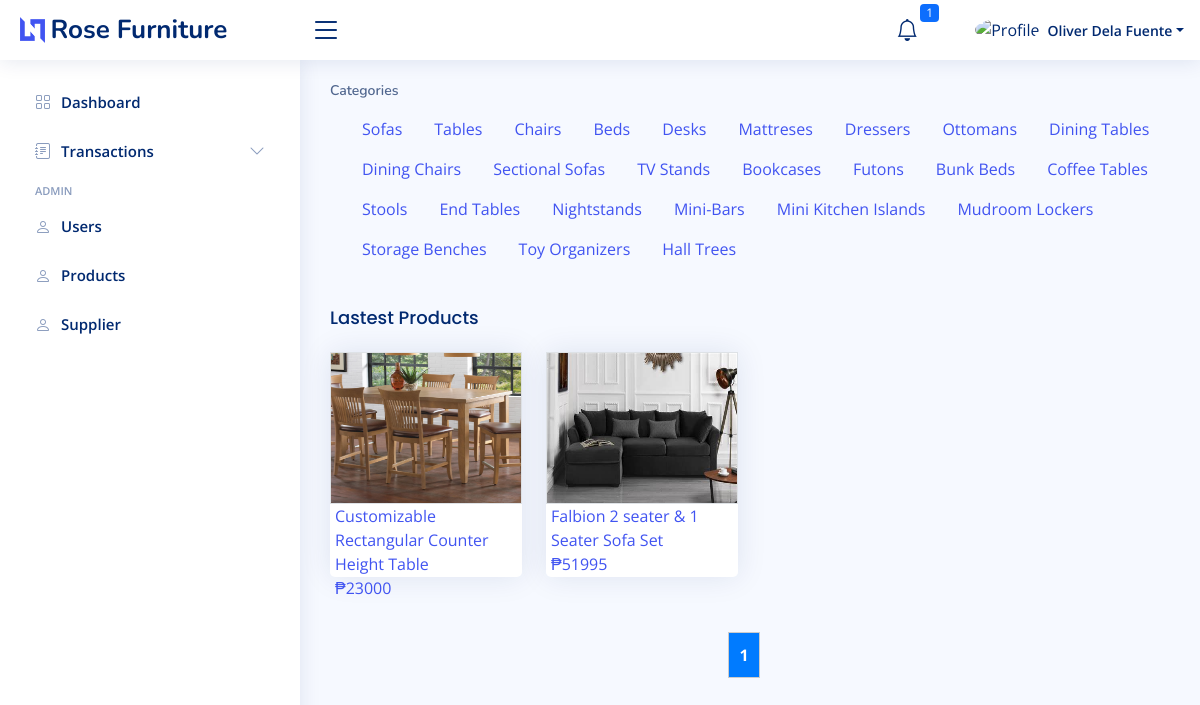
The page /ecommerce/home.php (signed in) on the database its author committed.
### tables this page shows
CREATE TABLE `tbl_users` (
  `user_id` int(11) NOT NULL,
  `first_name` varchar(100) DEFAULT NULL,
  `last_name` varchar(100) DEFAULT NULL,
  `address` varchar(250) DEFAULT NULL,
  `contact_no` varchar(50) DEFAULT NULL,
  `username` varchar(100) DEFAULT NULL,
  `password` varchar(100) DEFAULT NULL,
  `email` varchar(100) DEFAULT NULL,
  `group_code` int(11) DEFAULT NULL,
  `logistic_id` int(11) DEFAULT 0,
  `status` int(11) DEFAULT 1
);

CREATE TABLE `tbl_category` (
  `category_id` int(11) NOT NULL,
  `category_name` varchar(100) DEFAULT NULL,
  `category_status` int(11) DEFAULT 1
);

CREATE TABLE `tbl_products` (
  `product_id` int(11) NOT NULL,
  `product_code` varchar(100) DEFAULT NULL,
  `product_name` varchar(100) DEFAULT NULL,
  `product_price` varchar(100) DEFAULT NULL,
  `product_quantity` varchar(100) DEFAULT NULL,
  `product_category` varchar(100) DEFAULT NULL,
  `product_description` varchar(1000) DEFAULT NULL,
  `product_image` varchar(100) DEFAULT NULL,
  `supplier_id` int(11) DEFAULT NULL,
  `product_status` varchar(100) DEFAULT '1'
);

### ecommerce/home.php (the view, shortened to what this page needs)
<?php include '../includes/header_ecommerce.php'; ?>
<?php
include '../database/connection.php';
?>
<div class="pagetitle">
  <nav>
    <ol class="breadcrumb">
          <li class="breadcrumb-item active">Categories</li>
    </ol>
  </nav>
  <?php
  $sql = mysqli_query($conn, "SELECT * FROM tbl_category WHERE category_status = 1");
  while ($row = mysqli_fetch_assoc($sql)) {
    echo '<ul class="block-ul">
              <li><a style="cursor: pointer;"class="category_search" data-id="' . $row['category_name'] . '">' . $row['category_name'] . '</a></li>
              </ul>';
  }
  ?>
</div>
<h1 class="card-title">Lastest Products</h1>
<section class="section dashboard">
  <div class="row">
    <div class="col-lg-12">
      <div class="row" id="display_search">
        <?php
        include '../database/connection.php';
        $totalItemsQuery = mysqli_query($conn, "SELECT COUNT(*) as total FROM tbl_products");
        $totalItemsData = mysqli_fetch_assoc($totalItemsQuery);
        $totalItems = $totalItemsData['total'];
        $itemsPerPage = 20;
        $currentPage = isset($_GET['page']) ? $_GET['page'] : 1;
        $totalPages = ceil($totalItems / $itemsPerPage);
        $startIndex = ($currentPage - 1) * $itemsPerPage;
        $sql = mysqli_query($conn, "SELECT * FROM tbl_products WHERE product_status = 1 ORDER BY product_id DESC LIMIT $startIndex, $itemsPerPage");
        $items = array();
        while ($row = mysqli_fetch_assoc($sql)) {
          $items[] = array(
            "product_id" => $row['product_id'],
            "product_name" => $row['product_name'],
            "product_image" => $row['product_image'],
            "product_price" => $row['product_price'],
            "product_code" => $row['product_code'],
          );
        }
        foreach ($items as $item) {
        ?>
          <div class="col-xxl-4 col-md-3 display_hide">
            <a href="../ecommerce/product?id=<?= $item['product_id'] ?>&code=<?= $item['product_code'] ?>">
              <div class="card info-card" style="height: 225px;">
                <div class="border">
                  <img src="../ecommerce/uploads/<?= $item['product_image'] ?>" width="100%" height="150px" alt="">
                </div>
                <div style="margin-left: 5px;">
                  <label class=""><?= $item['product_name'] ?></label>
                </div>
                <div style="margin-left: 5px;">
                  <label class="">₱<?= $item['product_price'] ?></label>
                </div>
              </div>
            </a>
          </div>
        <?php
        }
        echo "<div class='pagination'>";
        $paginationLimit = 5;
        $startButton = max(1, $currentPage - floor($paginationLimit / 2));
        $endButton = min($totalPages, $startButton + $paginationLimit - 1);
        for ($i = $startButton; $i <= $endButton; $i++) {
          if ($i == $currentPage) {
            echo "<strong>$i</strong> ";
          } else {
            echo "<a href='?page=$i'>$i</a> ";
          }
        }
        echo "</div>";
        ?>
      </div>
    </div>
  </div>
</section>
<?php include '../includes/footer_ecommerce.php'; ?>

### includes/header_ecommerce.php (shortened to what this page needs)
<?php
@require_once '../database/connection.php';
$curPageName = substr($_SERVER["SCRIPT_NAME"], strrpos($_SERVER["SCRIPT_NAME"], "/") + 1);
$getID     = $_SESSION['user_id'];
$queryUser = $conn->query("SELECT * FROM `tbl_users` WHERE `user_id` = '" . $getID . "' ");
$user      = $queryUser->fetch_assoc();
?>
<!DOCTYPE html>
<html lang="en">
<head>
  <link href="https://cdn.jsdelivr.net/npm/select2@4.1.0-rc.0/dist/css/select2.min.css" rel="stylesheet" />
  <link rel="stylesheet" href="https://cdnjs.cloudflare.com/ajax/libs/font-awesome/6.4.2/css/all.min.css" />
  <link href="assets/vendor/bootstrap-icons/bootstrap-icons.css" rel="stylesheet">
  <link href="assets/vendor/boxicons/css/boxicons.min.css" rel="stylesheet">
  <link href="assets/vendor/quill/quill.snow.css" rel="stylesheet">
  <link href="assets/vendor/quill/quill.bubble.css" rel="stylesheet">
  <link href="assets/vendor/remixicon/remixicon.css" rel="stylesheet">
  <link href="assets/css/bootstrap.min.css" rel="stylesheet">
  <link rel="stylesheet" href="assets/css/bsDatatable.css">
  <link href="https://cdn.jsdelivr.net/npm/sweetalert2@11.7.32/dist/sweetalert2.min.css" rel="stylesheet">
  <link href="assets/css/style.css" rel="stylesheet">
</head>
<body>
  <header id="header" class="header fixed-top d-flex align-items-center">
    <div class="d-flex align-items-center justify-content-between">
      <a href="home" class="logo d-flex align-items-center">
        <img src="assets/img/logo.png" alt="">
        <span class="d-none d-lg-block">Rose Furniture</span>
      </a>
      <i class="bi bi-list toggle-sidebar-btn"></i>
    </div>
    <nav class="header-nav ms-auto">
      <ul class="d-flex align-items-center">
        <li class="nav-item dropdown">
          <a class="nav-link nav-icon" href="#" data-bs-toggle="dropdown">
            <i class="bi bi-bell"></i>
            <span class="badge bg-primary badge-number">
              <?php
              $sqlCountAdmin = mysqli_query($conn, "SELECT COUNT(notification_id) as 'id' FROM tbl_notifications WHERE receiver_id = '" . $_SESSION['user_id'] . "' AND status = 1 ");
              $rowCoundAdmin = mysqli_fetch_assoc($sqlCountAdmin);
              echo $rowCoundAdmin['id'];
              ?>
            </span>
          </a>
        </li>
        <li class="nav-item dropdown pe-3">
          <a class="nav-link nav-profile d-flex align-items-center pe-0" href="#" data-bs-toggle="dropdown">
            <img src="https://th.bing.com/th/id/OIP.LG6UqvINZmEBMrUzrhADJAHaHa?pid=ImgDet&rs=1" alt="Profile" class="rounded-circle">
            <span class="d-none d-md-block dropdown-toggle ps-2"><?php echo $user['first_name'] ?> <?php echo $user['last_name'] ?></span>
          </a>
        </li>
      </ul>
    </nav>
  </header>
  <aside id="sidebar" class="sidebar">
    <ul class="sidebar-nav" id="sidebar-nav">
      <?php
      if ($_SESSION['group_code'] == 1 || $_SESSION['group_code'] == 5  || $_SESSION['group_code'] == 4) {
      ?>
        <li class="nav-item">
          <a class="nav-link <?php if ($curPageName != "dashboard.php") {
                                echo 'collapsed';
                              } ?>" href="dashboard">
            <i class="bi bi-grid"></i>
            <span>Dashboard</span>
          </a>
        </li>
      <?php
      }else if($_SESSION['group_code'] == 3){
      }
      ?>
      <?php
      if ($_SESSION['group_code'] == 2) {
      ?>
        <li class="nav-item">
          <a class="nav-link <?php if ($curPageName != "my_cart.php") {
                                echo 'collapsed';
                              } ?>" href="../ecommerce/my_cart">
            <i class="bx bx-cart-alt"></i><span>My Cart</span>
            <?php
            $cartSelect = $conn->query("SELECT COUNT(cart_id) AS 'count' FROM tbl_cart_items WHERE user_id = '$getID' AND status = 1 ");
            $cartItem = $cartSelect->fetch_assoc();
            ?>
            <div class="text-end" style="margin-left: 5px;">
              <span class="badge bg-success badge-number"><?= $cartItem['count'] ?></span>
            </div>
          </a>
        </li>
        <li class="nav-item">
          <a class="nav-link <?php if ($curPageName != "my_purchase.php") {
                                echo 'collapsed';
                              } ?>" href="../ecommerce/my_purchase?history=to_pay">
            <i class="bi bi-menu-button-wide"></i><span>My Purchase</span>
            <!-- <?php
                  $cartSelect = $conn->query("SELECT COUNT(order_id) AS 'count' FROM tbl_order_detail_items WHERE user_id = '$getID' AND status = 1 ");
                  $cartItem = $cartSelect->fetch_assoc();
                  ?>
             <div class="text-end" style="margin-left: 5px;">
            <span class="badge bg-success badge-number"><?= $cartItem['count'] ?></span>
            </div> -->
          </a>
        </li>
<!--
        <li class="nav-item">
          <a class="nav-link <?php if ($curPageName != "cancelled_transactions.php") {
                                echo 'collapsed';
                              } ?>" href="cancelled_transactions">
            <i class="bi bi-menu-button-wide"></i><span>Completed Transactions</span>
          </a>
        </li>
        <li class="nav-item">
          <a class="nav-link <?php if ($curPageName != "cancelled_transactions.php") {
                                echo 'collapsed';
                              } ?>" href="cancelled_transactions">
            <i class="bi bi-menu-button-wide"></i><span>Cancelled Transactions</span>
          </a>
        </li> -->
      <?php
      } else if ($_SESSION['group_code'] == 1 || $_SESSION['group_code'] == 5) {
      ?>
        <li class="nav-item">
          <a class="nav-link collapsed" data-bs-target="#forms-nav" data-bs-toggle="collapse" href="#">
            <i class="bi bi-journal-text"></i><span>Transactions</span><i class="bi bi-chevron-down ms-auto"></i>
          </a>
        </li>
      <?php
      } else if ($_SESSION['group_code'] == 3) {
      ?>
        <li class="nav-item">
          <a class="nav-link collapsed" data-bs-target="#forms-nav" data-bs-toggle="collapse" href="#">
            <i class="bi bi-journal-text"></i><span>Transactions</span><i class="bi bi-chevron-down ms-auto"></i>
          </a>
          <ul id="forms-nav" class="nav-content collapsed collapse
        <?php
        if ($curPageName == "for_pickup.php" || $curPageName == "receiving.php" || $curPageName == "delivery.php" || $curPageName == "for_refund.php") {
          echo 'show';
        }
        ?>" data-bs-parent="#sidebar-nav">
            <li>
              <a href="receiving">
                <i class="bi bi-circle" style="<?php if ($curPageName == "receiving.php") {
                                                  echo 'background: darkblue;';
                                                } ?>"></i><span>My Receiving</span>
              </a>
            </li>
            <li>
              <a href="delivery">
                <i class="bi bi-circle" style="<?php if ($curPageName == "delivery.php") {
                                                  echo 'background: darkblue;';
                                                } ?>"></i><span>To Deliver</span>
              </a>
            </li>
            <li>
              <a href="for_refund">
                <i class="bi bi-circle" style="<?php if ($curPageName == "for_refund.php") {
                                                  echo 'background: darkblue;';
                                                } ?>"></i><span>For Refund</span>
              </a>
            </li>
            <li>
              <a href="for_pickup">
                <i class="bi bi-circle" style="<?php if ($curPageName == "for_pickup.php") {
                                                  echo 'background: darkblue;';
                                                } ?>"></i><span>For Pick Up of Customer</span>
              </a>
            </li>
          </ul>
        </li>
      <?php
      }
      ?>
      <?php
      if ($_SESSION['group_code'] == 5 || $_SESSION['group_code'] == 1 || $_SESSION['group_code'] == 4) {
      ?>
      <?php
        if($_SESSION['group_code'] == 1){
          ?>
                  <li class="nav-heading">Admin</li>
        <li class="nav-item">
          <a class="nav-link <?php if ($curPageName != "users.php") {
                                echo 'collapsed';
                              } ?>" href="users">
            <i class="bi bi-person"></i>
            <span>Users</span>
          </a>
        </li>
          <?php
        }else if($_SESSION['group_code'] == 2){
          ?>
                  <li class="nav-heading">Manager</li>
          <?php
        }
        else {
          ?>
                  <li class="nav-heading">Inventory</li>
          <?php
        }
      ?>
        <li class="nav-item">
          <a class="nav-link <?php if ($curPageName != "products.php") {
                                echo 'collapsed';
                              } ?>" href="products">
            <i class="bi bi-person"></i>
            <span>Products</span>
          </a>
        </li>
        <li class="nav-item">
          <a class="nav-link <?php if ($curPageName != "supplier.php") {
                                echo 'collapsed';
                              } ?>" href="supplier">
            <i class="bi bi-person"></i>
            <span>Supplier</span>
          </a>
        </li>
      <?php
      }
      ?>
    </ul>
  </aside>
  <main id="main" class="main">

### rows shown on the page
tbl_users: first_name "Oliver", last_name "Dela Fuente"
tbl_category: category_name "Sofas"
tbl_category: category_name "Tables"
tbl_category: category_name "Chairs"
tbl_category: category_name "Beds"
tbl_category: category_name "Desks"
tbl_category: category_name "Mattreses"
tbl_category: category_name "Dressers"
tbl_category: category_name "Ottomans"
tbl_category: category_name "Dining Tables"
tbl_category: category_name "Dining Chairs"
tbl_category: category_name "Sectional Sofas"
tbl_category: category_name "TV Stands"
tbl_category: category_name "Bookcases"
tbl_category: category_name "Futons"
tbl_category: category_name "Bunk Beds"
tbl_category: category_name "Coffee Tables"
tbl_category: category_name "Stools"
tbl_category: category_name "End Tables"
tbl_category: category_name "Nightstands"
tbl_category: category_name "Mini-Bars"
tbl_category: category_name "Mini Kitchen Islands"
tbl_category: category_name "Mudroom Lockers"
tbl_category: category_name "Storage Benches"
tbl_category: category_name "Toy Organizers"
tbl_category: category_name "Hall Trees"
tbl_products: product_image (picture), product_name "Customizable Rectangular Counter Height Table", product_price "23000"
tbl_products: product_image (picture), product_name "Falbion 2 seater & 1 Seater Sofa Set", product_price "51995"

### other values the page prints
$rowCoundAdmin['id'] "1"
